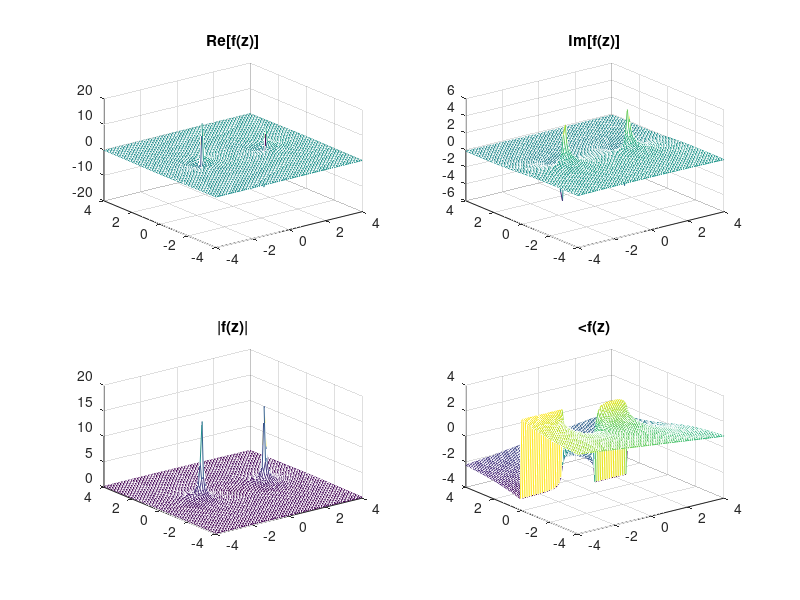

The MATLAB script that drew this image:
x = [-4:0.1:4];
y = [-4:0.1:4];

[X Y] = meshgrid(x,y);

Z = X+j*Y;
f = Z./(Z.^2 - 3);

subplot(2,2,1);
mesh(X,Y,real(f));
title('Re[f(z)]');
grid on;

subplot(2,2,2);
mesh(X,Y,imag(f));
title('Im[f(z)]');
grid on;

subplot(2,2,3);
mesh(X,Y,abs(f));
title('|f(z)|');
grid on;

subplot(2,2,4);
mesh(X,Y,angle(f));
title('<f(z)');
grid on;
